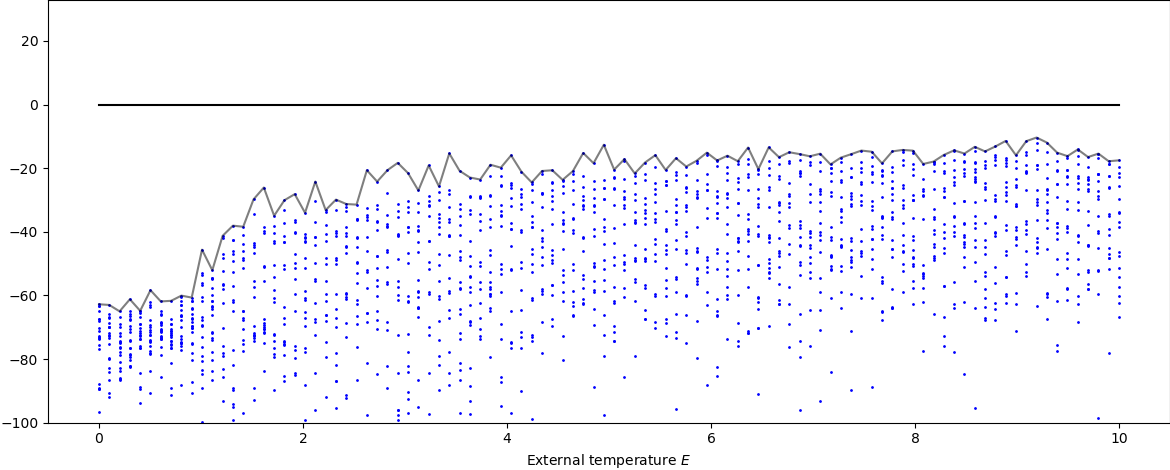

The script that saved this image:
''' Lyapunov spectra of Rayleigh-Benard convection ''' 

import seaborn as sns
import matplotlib.pyplot as plt
import pdb
import numpy as np
from typing import Tuple
import colorcet as cc
from tqdm import tqdm

from cml import *
from rb_convection import CML_convection

np.random.seed(9999)

if __name__ == '__main__':
	m, n = 15, 30
	c = 1.0
	nu = 0.5
	eta = 0.3
	kappa = 0.8

	temp_rng = np.linspace(0, 10., 100)

	t0 = 150
	tl = 10
	n_perturb = 4
	eps_perturb = 1e-3
	k_exponents = m*n

	spectra = []
	for temp in tqdm(temp_rng):
		model = CML_convection((m, n), temp, nu, eta, kappa, c)

		for _ in range(t0):
			model.step()

		perturbed = []
		for _ in range(n_perturb):
			model_ = CML_convection((m, n), temp, nu, eta, kappa, c)
			model_.T[:,:], model.Vx[:,:], model.Vy[:,:] = model.T[:,:], model.Vx[:,:], model.Vy[:,:]
			model_.T += np.random.normal(size=(m, n), scale=eps_perturb)
			perturbed.append(model_)

		spectrum = np.zeros(k_exponents)
		ds = np.vstack([(model_.T - model.T).ravel() for model_ in perturbed])
		for _ in range(tl):
			for model_ in perturbed:
				model_.step()
			model.step()
			ds_ = np.vstack([(model_.T - model.T).ravel() for model_ in perturbed])
			jac = np.linalg.lstsq(ds, ds_)[0]
			Q, R = np.linalg.qr(jac, mode='complete')
			spectrum += np.log(np.abs(np.diag(R)[:k_exponents]))
			ds = ds_
		spectra.append(spectrum)
	spectra = np.array(spectra)

	fig, ax = plt.subplots(figsize=(12, 5))
	for i in range(spectra.shape[1]):
		ax.scatter(temp_rng, spectra[:,i], color='blue', s=1)
	envelope = spectra.max(axis=1)
	ax.plot(temp_rng, envelope, color='black', alpha=0.5)
	ax.plot(temp_rng, np.zeros_like(temp_rng), color='black')
	ax.set_xlabel('External temperature $E$')

	fig.tight_layout()
	fig.savefig('rb_conv_lyapunov.png', bbox_inches='tight', pad_inches=0)
	plt.show()
